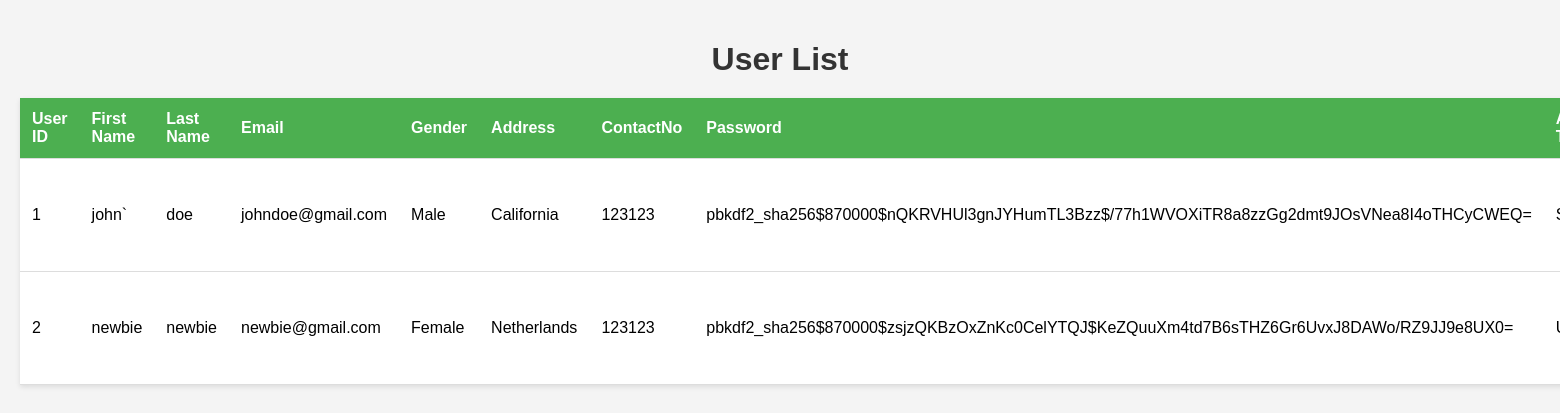
Page /api/users/ (signed in) on the committed database.
### myapp/models.py (models this page shows, shortened)
class User(AbstractUser):
    userId = models.AutoField(primary_key=True)
    fname = models.CharField(max_length=100)
    lname = models.CharField(max_length=100)
    email = models.EmailField(max_length=254, unique=True)
    gender = models.CharField(max_length=10)
    address = models.CharField(max_length=255)
    contactNo = models.CharField(max_length=15)
    accountType = models.CharField(choices=[('staff', 'Staff'), ('user', 'User')], max_length=10)
    vehicle = models.ForeignKey(
        'myapp.Vehicle',  # Replace 'myapp' with your app name
        on_delete=models.SET_NULL,  # Set to NULL if the vehicle is deleted
        null=True,  # Allows the field to be optional
        blank=True,  # Allows the field to be left blank in forms
        related_name='users'
    )
    class Meta:
        db_table = 'myapp_user'  # Replace 'myapp' with your actual app name
        verbose_name = 'user'
        verbose_name_plural = 'users'

### myapp/views.py (the view)
# urls.py: path('users/', views.user_list, name='user_list'),  # List all users
@login_required
def user_list(request):
    users = User.objects.all()
    return render(request, 'user_list.html', {'users': users})

### myapp/templates/user_list.html (shortened to what this page needs)
{% load static %}
<!DOCTYPE html>
<html lang="en">
<head>
    <link rel="stylesheet" href="{% static 'user_list.css' %}">
</head>
<body>
    <h1>User List</h1>
    <table>
        <thead>
            <tr>
                <th>User ID</th>
                <th>First Name</th>
                <th>Last Name</th>
                <th>Email</th>
                <th>Gender</th>
                <th>Address</th>
                <th>ContactNo</th>
                <th>Password</th>
                <th>Account Type</th>
            </tr>
        </thead>
        <tbody>
            {% for user in users %}
            <tr>
                <td>{{ user.userId }}</td>
                <td>{{ user.fname }}</td>
                <td>{{ user.lname }}</td>
                <td>{{ user.email }}</td>
                <td>{{ user.gender }}</td>
                <td>{{ user.address }}</td>
                <td>{{ user.contactNo }}</td>
                <td>{{ user.password }}</td>
                <td>{{ user.accountType }}</td>
            </tr>
            {% endfor %}
        </tbody>
    </table>
</body>
</html>

### myapp/static/user_list.css (style rules this page uses)
body { font-family: Arial, sans-serif; background-color: #f4f4f4; margin: 0; padding: 20px; }
h1 { text-align: center; color: #333; margin-bottom: 20px; }
table { width: 100%; border-collapse: collapse; margin: 20px 0; box-shadow: 0 2px 5px rgba(0, 0, 0, 0.1); background-color: white; }
th, td { padding: 12px; text-align: left; border-bottom: 1px solid #ddd; }
th { background-color: #4CAF50; color: white; }

### rows in the picture
User: userId "1", fname "john`", lname "doe", email "johndoe@gmail.com", gender "Male", address "California", contactNo "123123", password "pbkdf2_sha256$870000$nQKRVHUl3gnJYHumTL3Bzz$/77h1WVOXiTR8a8zzGg2dmt9JOsVNea8I4oTHCyCWEQ="
User: userId "2", fname "newbie", lname "newbie", email "newbie@gmail.com", gender "Female", address "Netherlands", contactNo "123123", password "pbkdf2_sha256$870000$zsjzQKBzOxZnKc0CelYTQJ$KeZQuuXm4td7B6sTHZ6Gr6UvxJ8DAWo/RZ9JJ9e8UX0="
